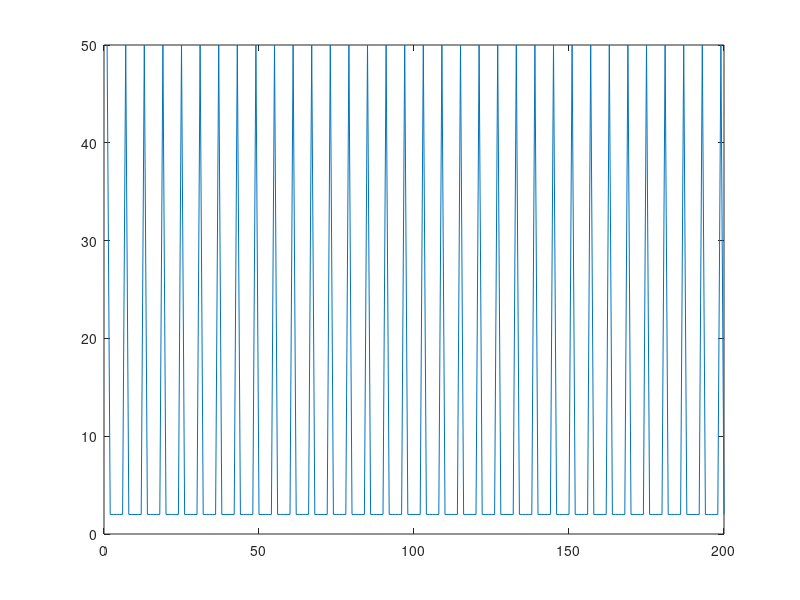

Here is the MATLAB script that generated this plot:
% Basic integrate-and-fire neuron 
% R Rao 2007

clc;
clear all;
close all;

% input current
I = .25159080 % nA  NO FIRE @ 0.25159080 FIRE @ .25159081
I = 1000

% capacitance and leak resistance
C = 1 % nF
R = 40 % M ohms

% I & F implementation dV/dt = - V/RC + I/C
% Using h = 1 ms step size, Euler method

V = 0;
tstop = 200;
abs_ref = 5; % absolute refractory period 
ref = 0; % absolute refractory period counter
V_trace = []; % voltage trace for plotting
V_th = 10; % spike threshold
numSpikes = 0;
for t = 1:tstop
  
   if ~ref
     V = V - (V/(R*C)) + (I/C)
   else
     ref = ref - 1;
     V = 0.2*V_th; % reset voltage
   end
   
   if (V > V_th)
       numSpikes = numSpikes + 1;
     V = 50;  % emit spike
     ref = abs_ref; % set refractory counter
   end

   V_trace = [V_trace V];

end

  plot(V_trace)
numSpikes